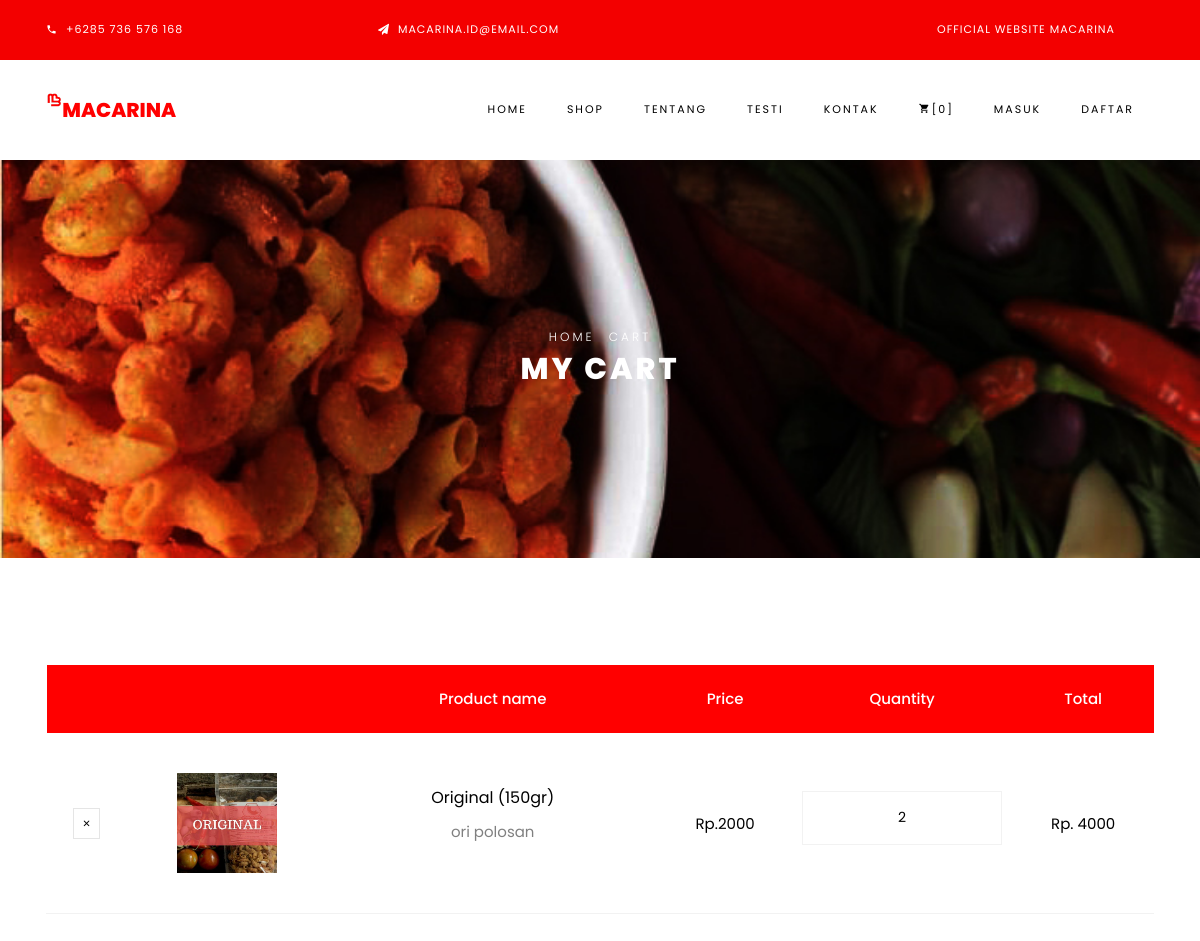
/cart.php (signed in), run on an earlier commit of the app's database.
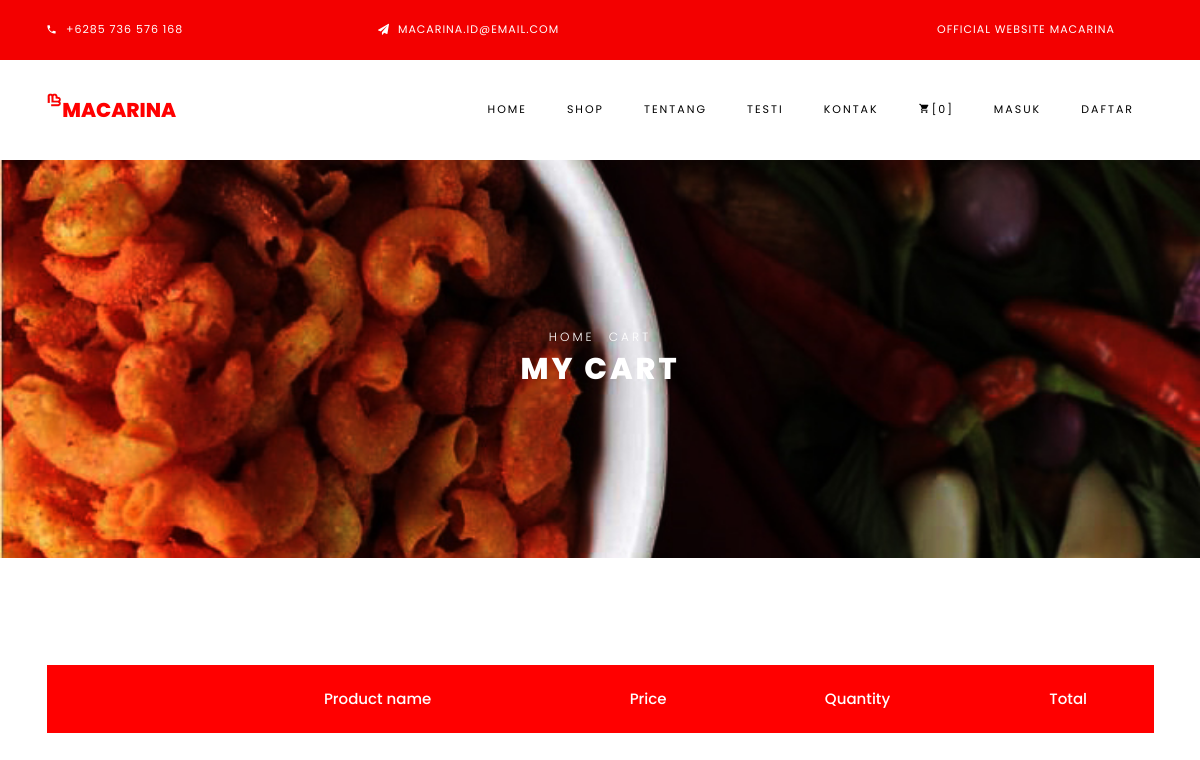
And on a later commit of the database.
### tables this page shows
CREATE TABLE `detail_transaksi` (
  `id_detail` int(11) NOT NULL,
  `kd_barang` int(11) NOT NULL,
  `id_reseller` int(11) NOT NULL,
  `qty_det` int(11) NOT NULL DEFAULT '1',
  `subtotal` int(11) NOT NULL,
  `status` enum('Added to cart','Pending','PendingB') NOT NULL
);

CREATE TABLE `barang` (
  `kd_barang` int(11) NOT NULL,
  `nama_barang` varchar(50) NOT NULL,
  `harga` int(11) NOT NULL,
  `stok` int(11) NOT NULL,
  `gambar_brg` varchar(25) NOT NULL,
  `deskripsi` varchar(20) NOT NULL
);

### cart.php (the view, shortened to what this page needs)
<?php
include_once "header.php";
$user_id=$_SESSION['id'];
$user_products_query="select detail_transaksi.id_detail,barang.kd_barang,barang.nama_barang,barang.deskripsi,
barang.harga,barang.stok,barang.gambar_brg,detail_transaksi.qty_det from detail_transaksi inner join
barang on barang.kd_barang=detail_transaksi.kd_barang where detail_transaksi.id_reseller='$user_id'
and detail_transaksi.status='Added to cart'";
?>
    <div class="hero-wrap hero-bread" style="background-image: url('images/bdeal.jpg');">
      <div class="container">
        <div class="row no-gutters slider-text align-items-center justify-content-center">
          <div class="col-md-9 ftco-animate text-center">
          	<p class="breadcrumbs"><span class="mr-2"><a href="index.php">Home</a></span> <span>Cart</span></p>
            <h1 class="mb-0 bread">My Cart</h1>
          </div>
        </div>
      </div>
    </div>
    <section class="ftco-section ftco-cart">
			<div class="container">
			<div class="row">
    			<div class="col-md-12 ftco-animate">
    				<div class="cart-list">
	    				<table class="table">
						    <thead class="thead-primary">
						      <tr class="text-center">
						        <th>&nbsp;</th>
						        <th>&nbsp;</th>
						        <th>Product name</th>
						        <th>Price</th>
						        <th>Quantity</th>
						        <th>Total</th>
						      </tr>
							</thead>
						    <tbody>
							<?php
								$user_products_result=mysqli_query($koneksi,$user_products_query) or die(mysqli_error($koneksi));
								$counter=1;
							while($row=mysqli_fetch_array($user_products_result)){
							?>
							<form method="post" action="save_cart.php">
						      <tr class="text-center">
						        <td class="product-remove"><a href="cart_remove.php?id=<?php echo $row['kd_barang']?>" onclick="return confirm('Are you sure?')"><span class="ion-ios-close"></span></a></td>
						        <td class="image-prod"><div class="img" <?php echo "style='background-image:url(admin/img/barang/".$row['gambar_brg'].")'" ;?>></div></td>
						        <td class="product-name">
						        	<h3><?php echo $row['nama_barang']?></h3>
						        	<p><?php echo $row['deskripsi']?></p>
						        </td>
						        <td class="price">Rp.<?php echo $row['harga']?></td>
						        <td class="quantity">
						        	<div class="input-group mb-3">
									<input type="text" name="quantity" class="quantity form-control input-number" value="<?php echo $row['qty_det']?>"
									onchange="mySubmit(this.form,stok)">
								</div>
					          </td>
							  <?php $h = $row['harga'];
							  		$q = $row['qty_det'];
									$totals = $h * $q;
							 ?>
								<td class="total">Rp. <?php echo $totals;?></td>
						      </tr>
							  </form>
							  <?php $counter=$counter+1;}?>
						    </tbody>
						  </table>
					  </div>
    			</div>
    		</div>
			<form method="GET" action="cart_co.php">
    		<div class="row">
			</div>
			</form>
			</div>
		</section>
  </body>
</html>

### header.php (shortened to what this page needs)
<?php
require "config.php";
if (!isset($_SESSION['user_login'])) {
	$user = "";
}
else {
	$user = $_SESSION['user_login'];
	$kd= $_SESSION['id'];
	$result = mysqli_query($koneksi,"SELECT * FROM reseller WHERE email ='$user' AND id_reseller = '$kd'");
		$get_user_email = mysqli_fetch_array($result);
			$cresult = mysqli_query($koneksi,"SELECT SUBSTRING(nama_reseller, 1, 6) AS ExtractString
		FROM reseller WHERE id_reseller= '$kd'");
		$row = mysqli_fetch_array($cresult);
		$uname_db = $row['ExtractString'];
			$count11 = mysqli_query($koneksi, "SELECT * FROM detail_transaksi WHERE id_reseller='".$kd."' AND status = 'Added to cart'");
			$counting = mysqli_num_rows($count11);
		}
?>
<!DOCTYPE html>
<html lang="en">
  <head>
    <link rel="stylesheet" href="css/open-iconic-bootstrap.min.css">
    <link rel="stylesheet" href="css/animate.css">
    <link rel="stylesheet" href="css/owl.carousel.min.css">
    <link rel="stylesheet" href="css/owl.theme.default.min.css">
    <link rel="stylesheet" href="css/magnific-popup.css">
    <link rel="stylesheet" href="css/aos.css">
    <link rel="stylesheet" href="css/ionicons.min.css">
    <link rel="stylesheet" href="css/bootstrap-datepicker.css">
    <link rel="stylesheet" href="css/jquery.timepicker.css">
    <link rel="stylesheet" href="css/flaticon.css">
    <link rel="stylesheet" href="css/icomoon.css">
    <link rel="stylesheet" href="css/style.css">
  </head>
  <body class="goto-here">
		<div class="py-1 bg-primary">
    	<div class="container">
    		<div class="row no-gutters d-flex align-items-start align-items-center px-md-0">
	    		<div class="col-lg-12 d-block">
		    		<div class="row d-flex">
		    			<div class="col-md pr-4 d-flex topper align-items-center">
					    	<div class="icon mr-2 d-flex justify-content-center align-items-center"><span class="icon-phone2"></span></div>
						    <span class="text">+6285 736 576 168</span>
					    </div>
					    <div class="col-md pr-4 d-flex topper align-items-center">
					    	<div class="icon mr-2 d-flex justify-content-center align-items-center"><span class="icon-paper-plane"></span></div>
						    <span class="text">macarina.id@email.com</span>
					    </div>
					    <div class="col-md-5 pr-4 d-flex topper align-items-center text-lg-right">
						    <span class="text">Official Website Macarina</span>
					    </div>
				    </div>
			    </div>
		    </div>
		  </div>
    </div>
    <nav class="navbar navbar-expand-lg navbar-dark ftco_navbar bg-dark ftco-navbar-light" id="ftco-navbar">
	    <div class="container">
	      <a class="navbar-brand" href="index.php"><img src="images/logo.png" style="float:left;" width="4%"/>Macarina</a>
	      <div class="collapse navbar-collapse" id="ftco-nav">
	        <ul class="navbar-nav ml-auto">
	          <li class="nav-item"><a href="index.php" class="nav-link">Home</a></li>
			  <li class="nav-item"><a href="shop2.php" class="nav-link">Shop</a></li>
	          <li class="nav-item"><a href="profilperusahaan.php" class="nav-link">Tentang</a></li>
			<li class="nav-item"><a href="testi.php" class="nav-link">Testi</a></li>
	          <li class="nav-item"><a href="contact.php" class="nav-link">Kontak</a></li>
			  <?php
			  if ($user!="") {
				if ($get_user_email!="") {
					echo '<li class="nav-item cta cta-colored"><a href="cart.php" class="nav-link"><span class="icon-shopping_cart"></span>'.$counting.'</a></li>';
					echo '<li class="nav-item"><a href="checkout.php" class="nav-link">Checkout</a></li>';
				  }
			}
			else {
				echo '<li class="nav-item cta cta-colored"><a href="cart.php" class="nav-link"><span class="icon-shopping_cart"></span>[0]</a></li>';
			}
              ?>
			  <li class="nav-item">
			  			<?php
						if ($user!="") {
							echo '<a  href="profil.php?id_reseller='.$user.'" class="nav-link"> '.$uname_db.'</a>';
							echo '<br/>';
						}
						else {
							echo '<a href="login.php" class="nav-link">Masuk</a>';
						}
					 	?>
			  </li>
			  <li class="nav-item">
			  			<?php
						if ($user!="") {
							echo '<a href="logout.php" class="nav-link">Keluar</a>';
							echo '<br/>';
						}
						else {
							echo '<a  href="daftar.php" class="nav-link">Daftar</a>';
						}
					 ?>
			  </li>
	        </ul>
	      </div>
	    </div>
	  </nav>

### css/icomoon.css (style rules this page uses)
[class^="icon-"], [class*=" icon-"] { font-family: 'icomoon' !important; speak: none; font-style: normal; font-weight: normal; font-variant: normal; text-transform: none; line-height: 1; -webkit-font-smoothing: antialiased; -moz-osx-font-smoothing: grayscale; }
.icon-paper-plane:before { content: "\f1d8"; }
.icon-phone2:before { content: "\e0cd"; }
.icon-shopping_cart:before { content: "\e8cc"; }

What changed in the data, as far as the page shows it:
removed detail_transaksi: kd_barang.gambar_brg (picture), kd_barang.nama_barang "Original (150gr)", kd_barang.deskripsi "ori polosan", kd_barang.harga "2000", quantity "2", totals "4000"
